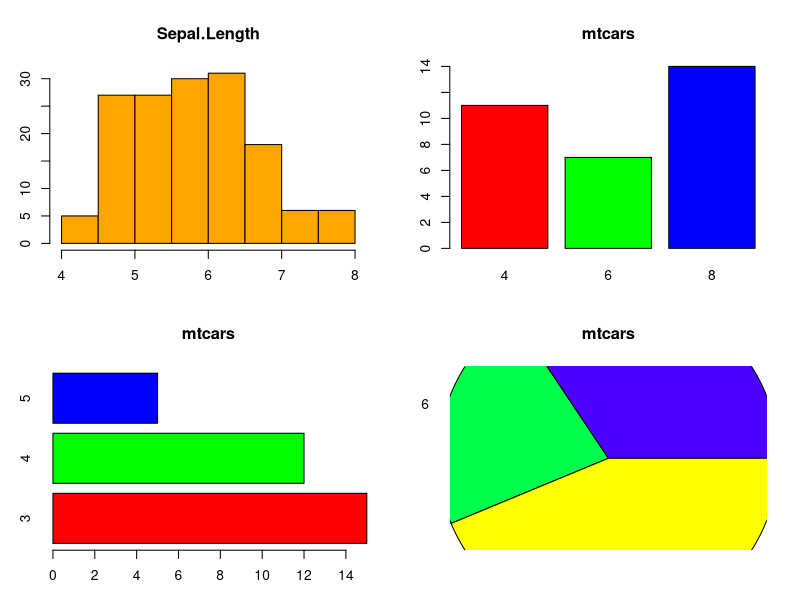

The R script that drew this image:
par(mfrow=c(2,2), mar=c(3,3,4,2))     # 화면 분할(2x2)               

hist(iris$Sepal.Length,               # 그래프 1
     main='Sepal.Length',
     col='orange')             

barplot(table(mtcars$cyl),            # 그래프 2
        main='mtcars',
        col=c('red','green','blue'))              

barplot(table(mtcars$gear),           # 그래프 3
        main='mtcars',
        col=rainbow(3),               # 레인보우 팔레트 사용
        horiz=TRUE)              

pie(table(mtcars$cyl),                # 그래프 4
    main='mtcars',
    col=topo.colors(3),           # topo 팔레트 사용
    radius=2)              

par(mfrow=c(1,1), mar=c(5,4,4,2)+.1)  # 화면 분할 취소 